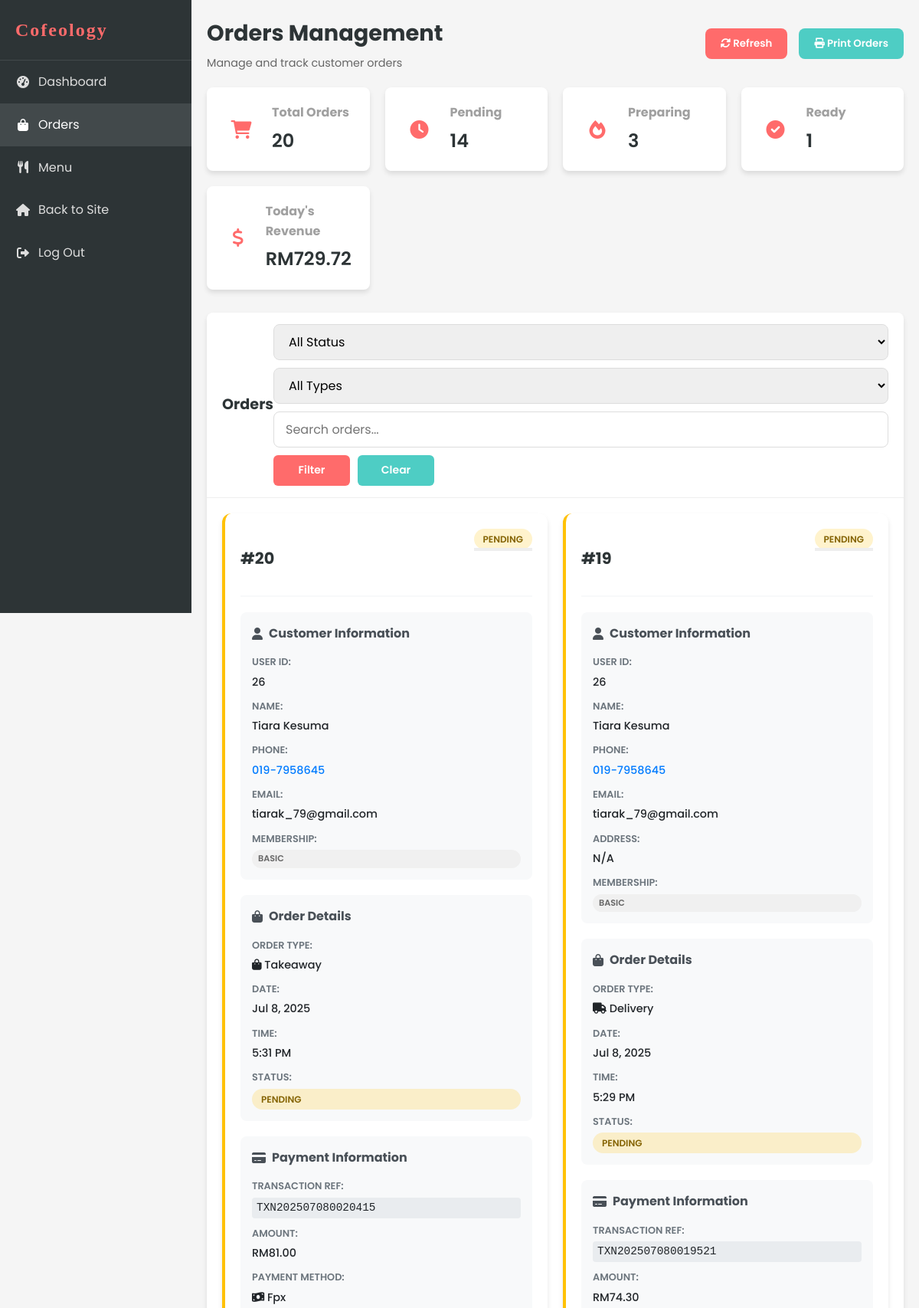
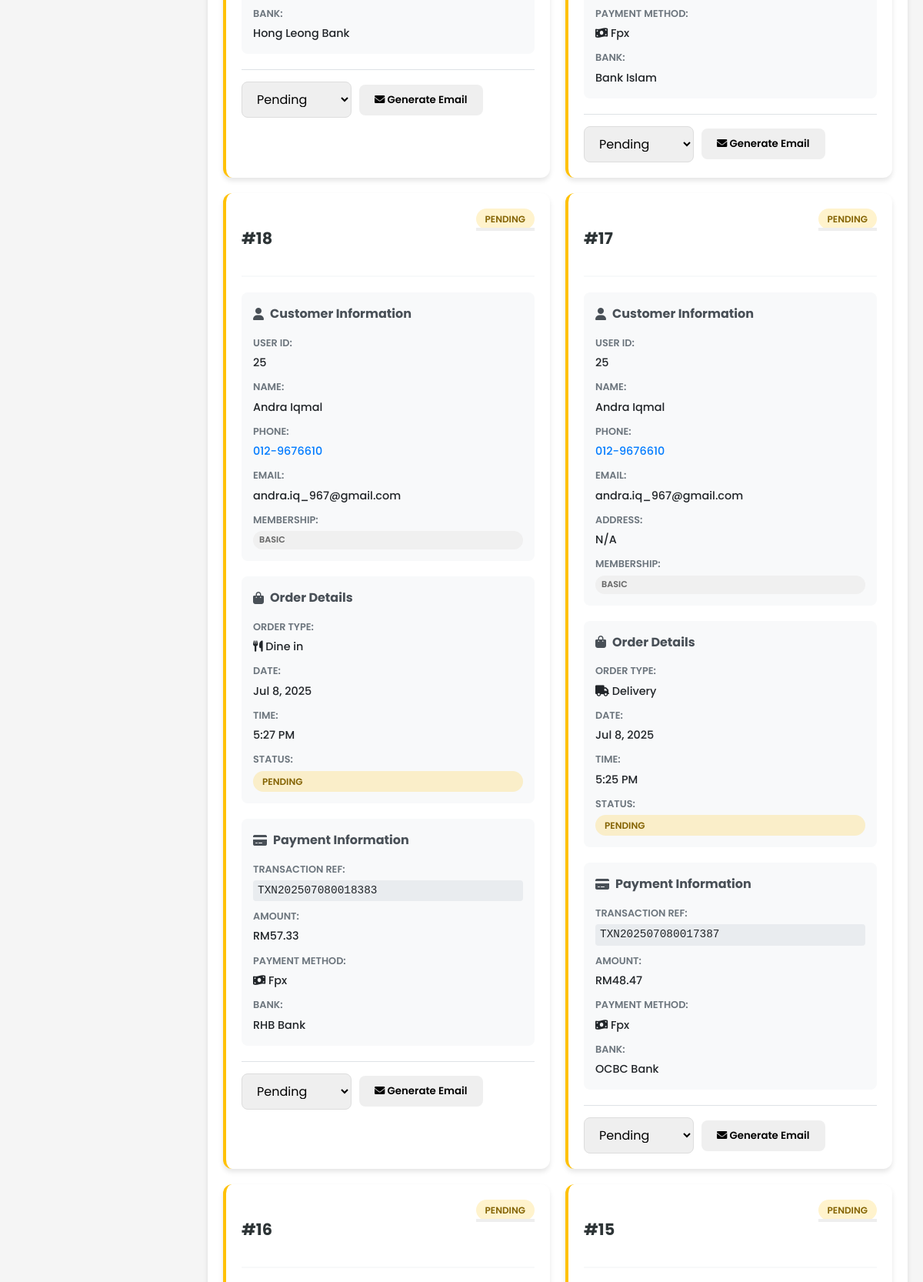
/staff/orders.php (signed in, upper part), run on the app's committed database (2 pictures, top to bottom).
### tables this page shows
CREATE TABLE `order` (
  `ORDER_ID` int(11) NOT NULL,
  `ORDER_NUMBER` varchar(20) NOT NULL,
  `ORDER_TIME` time NOT NULL,
  `ORDER_DATE` date NOT NULL,
  `ORDER_TYPE` enum('delivery','takeaway','dine-in') NOT NULL,
  `ORDER_STATUS` enum('pending','preparing','ready','out_for_delivery','completed','cancelled') DEFAULT 'pending',
  `TOT_AMOUNT` decimal(10,2) NOT NULL,
  `DELIVERY_ADDRESS` text DEFAULT NULL,
  `PAYMENT_METHOD` varchar(50) DEFAULT NULL,
  `PAYMENT_STATUS` enum('pending','completed','failed') DEFAULT 'pending',
  `CUST_ID` int(11) NOT NULL,
  `STAFF_ID` int(11) DEFAULT NULL,
  `special_instructions` text DEFAULT NULL,
  `pickup_time` datetime DEFAULT NULL,
  `created_at` timestamp NOT NULL DEFAULT current_timestamp(),
  `updated_at` timestamp NOT NULL DEFAULT current_timestamp() ON UPDATE current_timestamp()
);

CREATE TABLE `customer` (
  `CUST_ID` int(11) NOT NULL,
  `CUSTOMER_ID` varchar(20) NOT NULL,
  `CUST_NAME` varchar(100) NOT NULL,
  `CUST_NPHONE` varchar(20) NOT NULL,
  `CUST_EMAIL` varchar(100) NOT NULL,
  `CUST_PASSWORD` varchar(255) NOT NULL,
  `MEMBERSHIP` enum('basic','premium','vip') DEFAULT 'basic',
  `created_at` timestamp NOT NULL DEFAULT current_timestamp(),
  `updated_at` timestamp NOT NULL DEFAULT current_timestamp() ON UPDATE current_timestamp()
);

### staff/orders.php (the view, shortened to what the rows shown need)
<?php
include '../includes/db_connect.php';
include '../includes/functions.php';
$customer_columns = [];
$result = $conn->query("DESCRIBE CUSTOMER");
if ($result) {
    while ($row = $result->fetch_assoc()) {
        $customer_columns[] = $row['Field'];
    }
}
function getCustomerData($order, $field_type) {
    switch ($field_type) {
        case 'name':
            return $order['CUST_NAME'] ?? $order['CUSTOMER_NAME'] ?? 'Guest';
        case 'email':
            return $order['CUST_EMAIL'] ?? $order['CUSTOMER_EMAIL'] ?? 'N/A';
        case 'phone':
            return $order['CUST_NPHONE'] ?? $order['CUST_PHONE'] ?? $order['CUSTOMER_PHONE'] ?? 'N/A';
        case 'address':
            return $order['CUST_ADDRESS'] ?? $order['CUST_ADD'] ?? $order['CUSTOMER_ADDRESS'] ?? 'N/A';
        case 'membership':
            return $order['MEMBERSHIP_TYPE'] ?? $order['CUST_MEMBERSHIP'] ?? 'Basic';
    }
}
$customer_select = "c.CUST_ID";
if (in_array('CUST_NAME', $customer_columns)) $customer_select .= ", c.CUST_NAME";
if (in_array('CUST_EMAIL', $customer_columns)) $customer_select .= ", c.CUST_EMAIL";
if (in_array('CUST_NPHONE', $customer_columns)) $customer_select .= ", c.CUST_NPHONE";
$query = "SELECT o.*, $customer_select
          FROM `ORDER` o
          LEFT JOIN CUSTOMER c ON o.CUST_ID = c.CUST_ID
          WHERE 1=1";
$query .= " ORDER BY o.ORDER_DATE DESC, o.ORDER_TIME DESC";
$stmt = $conn->prepare($query);
if ($stmt) {
    $stmt->execute();
    $orders = $stmt->get_result()->fetch_all(MYSQLI_ASSOC);
} else {
    $orders = [];
    $error = "Database query error: " . $conn->error;
}
function generateTransactionRef($order_id, $date) {
    return 'TXN' . date('Ymd', strtotime($date)) . str_pad($order_id, 4, '0', STR_PAD_LEFT) . rand(100, 999);
}
function getRandomBank() {
    $banks = ['Maybank', 'CIMB Bank', 'Public Bank', 'RHB Bank', 'Hong Leong Bank', 'AmBank', 'Bank Islam', 'OCBC Bank'];
    return $banks[array_rand($banks)];
}
?>
<!DOCTYPE html>
<html lang="en">
<head>
    <link rel="stylesheet" href="../css/style.css?v=1.1">
    <link rel="stylesheet" href="../css/dashboard.css?v=1.1">
    <link rel="stylesheet" href="https://cdnjs.cloudflare.com/ajax/libs/font-awesome/6.0.0-beta3/css/all.min.css">
</head>
<body>
    <div class="dashboard-container">
        <?php include 'sidebar.php'; ?>
        <div class="dashboard-content">
            <header class="dashboard-header">
                <div class="header-title">
                    <h1>Orders Management</h1>
                </div>
            </header>
            <div class="card">
                <div class="card-header">
                    <h2>Orders</h2>
                </div>
                <div class="card-body">
                    <div class="orders-grid">
                        <?php if (empty($orders)): ?>
                            <div class="no-orders">
                                <p>No orders found matching your criteria.</p>
                            </div>
                        <?php else: ?>
                            <?php foreach ($orders as $order): ?>
                                <div class="order-card" data-status="<?php echo htmlspecialchars($order['ORDER_STATUS']); ?>">
                                    <div class="order-header">
                                        <div class="order-id">
                                            <strong>#<?php echo htmlspecialchars($order['ORDER_ID']); ?></strong>
                                        </div>
                                        <div class="order-status">
                                            <span class="status-badge status-<?php echo htmlspecialchars($order['ORDER_STATUS']); ?>">
                                                <?php echo ucfirst(htmlspecialchars($order['ORDER_STATUS'])); ?>
                                            </span>
                                        </div>
                                    </div>
                                    <div class="order-section">
                                        <h4><i class="fas fa-user"></i> Customer Information</h4>
                                        <div class="info-grid">
                                            <div class="info-item">
                                                <span class="label">User ID:</span>
                                                <span class="value"><?php echo htmlspecialchars($order['CUST_ID'] ?? 'N/A'); ?></span>
                                            </div>
                                            <div class="info-item">
                                                <span class="label">Name:</span>
                                                <span class="value"><?php echo htmlspecialchars(getCustomerData($order, 'name')); ?></span>
                                            </div>
                                            <div class="info-item">
                                                <span class="label">Phone:</span>
                                                <span class="value">
                                                    <?php
                                                    $phone = getCustomerData($order, 'phone');
                                                    if ($phone !== 'N/A'):
                                                    ?>
                                                        <a href="tel:<?php echo htmlspecialchars($phone); ?>"><?php echo htmlspecialchars($phone); ?></a>
                                                    <?php else: ?>
                                                        N/A
                                                    <?php endif; ?>
                                                </span>
                                            </div>
                                            <div class="info-item">
                                                <span class="label">Email:</span>
                                                <span class="value"><?php echo htmlspecialchars(getCustomerData($order, 'email')); ?></span>
                                            </div>
                                            <?php if (($order['ORDER_TYPE'] ?? '') === 'delivery'): ?>
                                            <div class="info-item full-width">
                                                <span class="label">Address:</span>
                                                <span class="value"><?php echo htmlspecialchars(getCustomerData($order, 'address')); ?></span>
                                            </div>
                                            <?php endif; ?>
                                            <div class="info-item">
                                                <span class="label">Membership:</span>
                                                <span class="membership-badge membership-<?php echo strtolower(getCustomerData($order, 'membership')); ?>">
                                                    <?php echo htmlspecialchars(getCustomerData($order, 'membership')); ?>
                                                </span>
                                            </div>
                                        </div>
                                    </div>
                                    <div class="order-section">
                                        <h4><i class="fas fa-shopping-bag"></i> Order Details</h4>
                                        <div class="info-grid">
                                            <div class="info-item">
                                                <span class="label">Order Type:</span>
                                                <span class="value">
                                                    <i class="fas fa-<?php echo ($order['ORDER_TYPE'] ?? '') === 'dine-in' ? 'utensils' : (($order['ORDER_TYPE'] ?? '') === 'takeaway' ? 'shopping-bag' : 'truck'); ?>"></i>
                                                    <?php echo ucfirst(str_replace('-', ' ', htmlspecialchars($order['ORDER_TYPE'] ?? 'N/A'))); ?>
                                                </span>
                                            </div>
                                            <div class="info-item">
                                                <span class="label">Date:</span>
                                                <span class="value"><?php echo date('M j, Y', strtotime($order['ORDER_DATE'] ?? 'now')); ?></span>
                                            </div>
                                            <div class="info-item">
                                                <span class="label">Time:</span>
                                                <span class="value"><?php echo date('g:i A', strtotime($order['ORDER_TIME'] ?? 'now')); ?></span>
                                            </div>
                                            <div class="info-item">
                                                <span class="label">Status:</span>
                                                <span class="status-badge status-<?php echo htmlspecialchars($order['ORDER_STATUS'] ?? 'pending'); ?>">
                                                    <?php echo ucfirst(htmlspecialchars($order['ORDER_STATUS'] ?? 'Pending')); ?>
                                                </span>
                                            </div>
                                        </div>
                                    </div>
                                    <div class="order-section">
                                        <h4><i class="fas fa-credit-card"></i> Payment Information</h4>
                                        <div class="info-grid">
                                            <div class="info-item">
                                                <span class="label">Transaction Ref:</span>
                                                <span class="value transaction-ref"><?php echo generateTransactionRef($order['ORDER_ID'], $order['ORDER_DATE'] ?? date('Y-m-d')); ?></span>
                                            </div>
                                            <div class="info-item">
                                                <span class="label">Amount:</span>
                                                <span class="value amount">RM<?php echo number_format($order['TOT_AMOUNT'] ?? 0, 2); ?></span>
                                            </div>
                                            <div class="info-item">
                                                <span class="label">Payment Method:</span>
                                                <span class="value">
                                                    <i class="fas fa-<?php echo (($order['PAYMENT_METHOD'] ?? 'cash') === 'card') ? 'credit-card' : 'money-bill-wave'; ?>"></i>
                                                    <?php echo ucfirst(htmlspecialchars($order['PAYMENT_METHOD'] ?? 'Cash')); ?>
                                                </span>
                                            </div>
                                            <div class="info-item">
                                                <span class="label">Bank:</span>
                                                <span class="value"><?php echo getRandomBank(); ?></span>
                                            </div>
                                        </div>
                                    </div>
                                    <div class="order-actions">
                                        <?php if (($order['ORDER_STATUS'] ?? '') !== 'completed' && ($order['ORDER_STATUS'] ?? '') !== 'cancelled'): ?>
                                        <div class="status-update">
                                            <form method="post" class="status-form">
                                                <select name="status" class="form-control form-control-sm" onchange="this.form.submit()">
                                                    <option value="pending" <?php echo ($order['ORDER_STATUS'] ?? '') === 'pending' ? 'selected' : ''; ?>>Pending</option>
                                                </select>
                                            </form>
                                        </div>
                                        <?php endif; ?>
                                        <button class="btn btn-sm btn-info" onclick="generateEmail('<?php echo htmlspecialchars($order['ORDER_ID']); ?>', '<?php echo htmlspecialchars(getCustomerData($order, 'name')); ?>', '<?php echo htmlspecialchars(getCustomerData($order, 'email')); ?>')">
                                            <i class="fas fa-envelope"></i> Generate Email
                                        </button>
                                    </div>
                                </div>
                            <?php endforeach; ?>
                        <?php endif; ?>
                    </div>
                </div>
            </div>
        </div>
    </div>
</body>
</html>

### data on the page
order: ORDER_ID "20", ORDER_STATUS "PENDING", CUST_ID.CUST_ID "26", CUST_ID.CUST_NAME "Tiara Kesuma", CUST_ID.CUST_NPHONE "019-7958645", CUST_ID.CUST_EMAIL "tiarak_79@gmail.com", order "BASIC", ORDER_TYPE "Takeaway", ORDER_DATE "Jul 8, 2025", ORDER_TIME "5:31 PM", TOT_AMOUNT "81.00", PAYMENT_METHOD "Fpx", getRandomBank "Hong Leong Bank", status "Pending"
order: ORDER_ID "19", ORDER_STATUS "PENDING", CUST_ID.CUST_ID "26", CUST_ID.CUST_NAME "Tiara Kesuma", CUST_ID.CUST_NPHONE "019-7958645", CUST_ID.CUST_EMAIL "tiarak_79@gmail.com", order "N/A", order "BASIC", ORDER_TYPE "Delivery", ORDER_DATE "Jul 8, 2025", ORDER_TIME "5:29 PM", TOT_AMOUNT "74.30", PAYMENT_METHOD "Fpx", getRandomBank "Bank Islam", status "Pending"
order: ORDER_ID "18", ORDER_STATUS "PENDING", CUST_ID.CUST_ID "25", CUST_ID.CUST_NAME "Andra Iqmal", CUST_ID.CUST_NPHONE "012-9676610", CUST_ID.CUST_EMAIL "andra.iq_967@gmail.com", order "BASIC", ORDER_TYPE "Dine in", ORDER_DATE "Jul 8, 2025", ORDER_TIME "5:27 PM", TOT_AMOUNT "57.33", PAYMENT_METHOD "Fpx", getRandomBank "RHB Bank", status "Pending"
order: ORDER_ID "17", ORDER_STATUS "PENDING", CUST_ID.CUST_ID "25", CUST_ID.CUST_NAME "Andra Iqmal", CUST_ID.CUST_NPHONE "012-9676610", CUST_ID.CUST_EMAIL "andra.iq_967@gmail.com", order "N/A", order "BASIC", ORDER_TYPE "Delivery", ORDER_DATE "Jul 8, 2025", ORDER_TIME "5:25 PM", TOT_AMOUNT "48.47", PAYMENT_METHOD "Fpx", getRandomBank "OCBC Bank", status "Pending"
order: ORDER_ID "16", ORDER_STATUS "PENDING"
order: ORDER_ID "15", ORDER_STATUS "PENDING"

### other printed values
$stats['total_orders'] "20"
$stats['pending_orders'] "14"
$stats['preparing_orders'] "3"
$stats['ready_orders'] "1"
$stats['today_revenue'] "729.72"
